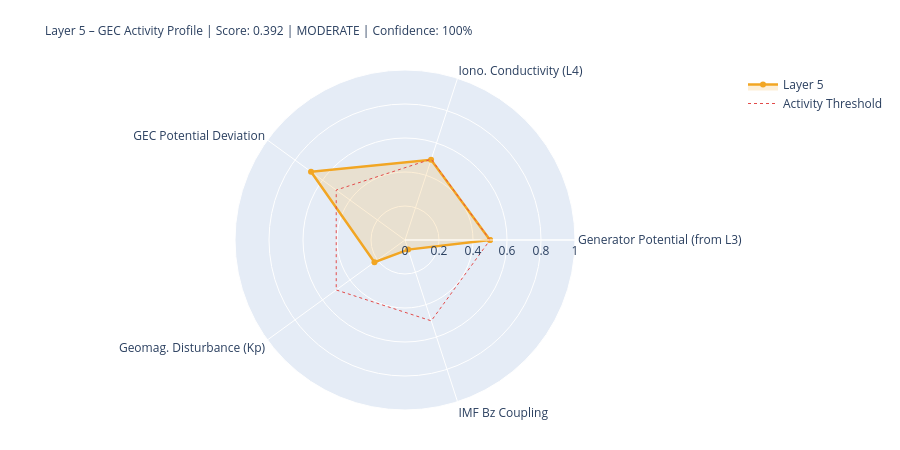

This figure's notebook cell:
### Markdown cell above
---
## 5. State Assessment & Handoff to Layer 6

### Code cell
# ============================================================
# LAYER-5-SCORE
# ============================================================

# Components
# 1) Generator activity (Layer-3-driven)
gen_score = norm(generator_strength, 0.3, 2.0)
gen_src   = 'from_layer3' if l3_thunder_score is not None else 'estimated'

# 2) Ionospheric conductivity (Layer-4-driven)
iono_score = norm(iono_cond_factor, 0.7, 1.4)
iono_src   = 'from_layer4' if l4_ioniz is not None else 'estimated'

# 3) GEC potential deviation from reference
pot_score = norm(abs(delta_V_pct), 0, 30)  # 0 = at reference, 1 = 30% deviation
pot_src   = 'derived'

# 4) Geomagnetic disturbance (Kp) – modulates vertical currents
kp_score = norm(kp_val, 0, 9)
kp_src   = 'primary' if kp_now is not None else 'from_layer4'

# 5) IMF Bz coupling (southward = stronger M-I coupling → GEC influence)
bz_score = norm(-(bz_now or 0), -5, 30) if bz_now is not None else None
bz_src   = 'primary' if bz_now is not None else 'missing'

COMPONENTS = {
    'Generator Potential (from L3)':  {'score': gen_score,   'source': 'derived_from_layer3', 'dynamic': True},
    'Iono. Conductivity (L4)':      {'score': iono_score,  'source': iono_src, 'dynamic': True},
    'GEC Potential Deviation':      {'score': pot_score,   'source': pot_src,  'dynamic': True},
    'Geomag. Disturbance (Kp)':         {'score': kp_score,    'source': kp_src,   'dynamic': True},
    'IMF Bz Coupling':               {'score': bz_score,    'source': bz_src,   'dynamic': True},
}

available   = {k: v['score'] for k, v in COMPONENTS.items() if v['score'] is not None}
unavailable = [k for k, v in COMPONENTS.items() if v['score'] is None]
layer5_score = round(sum(available.values()) / len(available), 4) if available else None
confidence   = round(len(available) / len(COMPONENTS), 2)
level = ('unknown' if layer5_score is None
         else 'quiet'   if layer5_score < 0.3
         else 'moderate' if layer5_score < 0.6
         else 'active')
dominant_l5 = max(available, key=available.get) if available else 'none'

# Kp consistency: separate 1-min raw value from score value
kp_1m_raw   = kp_now          # directly from API (can be 0.0 during live measurement)
kp_for_score = kp_val          # from Layer-0 context or estimated value if needed
kp_score_src = kp_src

W = 68
print('=' * W)
print('LAYER 5 – GLOBAL ELECTRIC CIRCUIT – STATE ASSESSMENT')
print('=' * W)
for name, comp in COMPONENTS.items():
    s = comp['score']
    if s is not None:
        bar = '█' * int(s*20) + '░' * (20-int(s*20))
        print(f'  {name:<34} {bar}  {s:.3f}  [{comp["source"]}]')
    else:
        print(f'  {name:<34} {"─"*20}  n/a   [missing]')
print('-' * W)
print(f'  Score:         {layer5_score:.3f}  ({len(available)}/{len(COMPONENTS)} components)')
print(f'  Confidence:    {confidence:.0%}')
print(f'  Level:         {level.upper()}')
print(f'  Dominant:      {dominant_l5}')
print(f'  V_iono:        {V_iono_mod:.1f} kV  (Δ {delta_V_pct:+.1f}% vs. Ref)')
print(f'  I_total:       {I_total_mod:.1f} A   (Δ {delta_I_pct:+.1f}% vs. Ref)')
print('=' * W)

# Radar
cats   = list(available.keys())
vals_r = list(available.values())
if len(cats) >= 3:
    fig = go.Figure()
    fig.add_trace(go.Scatterpolar(
        r=vals_r + [vals_r[0]], theta=cats + [cats[0]],
        fill='toself', fillcolor='rgba(242,166,35,0.18)',
        line=dict(color='#F2A623', width=2.5), name='Layer 5'
    ))
    fig.add_trace(go.Scatterpolar(
        r=[0.5]*(len(cats)+1), theta=cats+[cats[0]],
        line=dict(color='#E24B4A', dash='dot', width=1),
        mode='lines', name='Activity Threshold'
    ))
    fig.update_layout(
        title=dict(
            text=f'Layer 5 – GEC Activity Profile | Score: {layer5_score:.3f} | {level.upper()} | Confidence: {confidence:.0%}',
            font=dict(size=12)
        ),
        polar=dict(radialaxis=dict(visible=True, range=[0,1])),
        height=450, showlegend=True,
        margin=dict(l=80, r=80, t=70, b=40)
    )
    fig.show()

### Figure 1 — Plotly figure (JSON) as saved in the notebook; plotly's stock layout.template omitted (floating-point values rounded to 4 significant figures)
{"data": [{"fill": "toself", "fillcolor": "rgba(242,166,35,0.18)", "line": {"color": "#F2A623", "width": 2.5}, "name": "Layer 5", "r": [0.5, 0.4963, 0.6833, 0.2222, 0.0594, 0.5], "theta": ["Generator Potential (from L3)", "Iono. Conductivity (L4)", "GEC Potential Deviation", "Geomag. Disturbance (Kp)", "IMF Bz Coupling", "Generator Potential (from L3)"], "type": "scatterpolar"}, {"line": {"color": "#E24B4A", "dash": "dot", "width": 1}, "mode": "lines", "name": "Activity Threshold", "r": [0.5, 0.5, 0.5, 0.5, 0.5, 0.5], "theta": ["Generator Potential (from L3)", "Iono. Conductivity (L4)", "GEC Potential Deviation", "Geomag. Disturbance (Kp)", "IMF Bz Coupling", "Generator Potential (from L3)"], "type": "scatterpolar"}], "layout": {"height": 450, "margin": {"b": 40, "l": 80, "r": 80, "t": 70}, "polar": {"radialaxis": {"range": [0, 1], "visible": true}}, "showlegend": true, "title": {"font": {"size": 12}, "text": "Layer 5 – GEC Activity Profile | Score: 0.392 | MODERATE | Confidence: 100%"}}}
